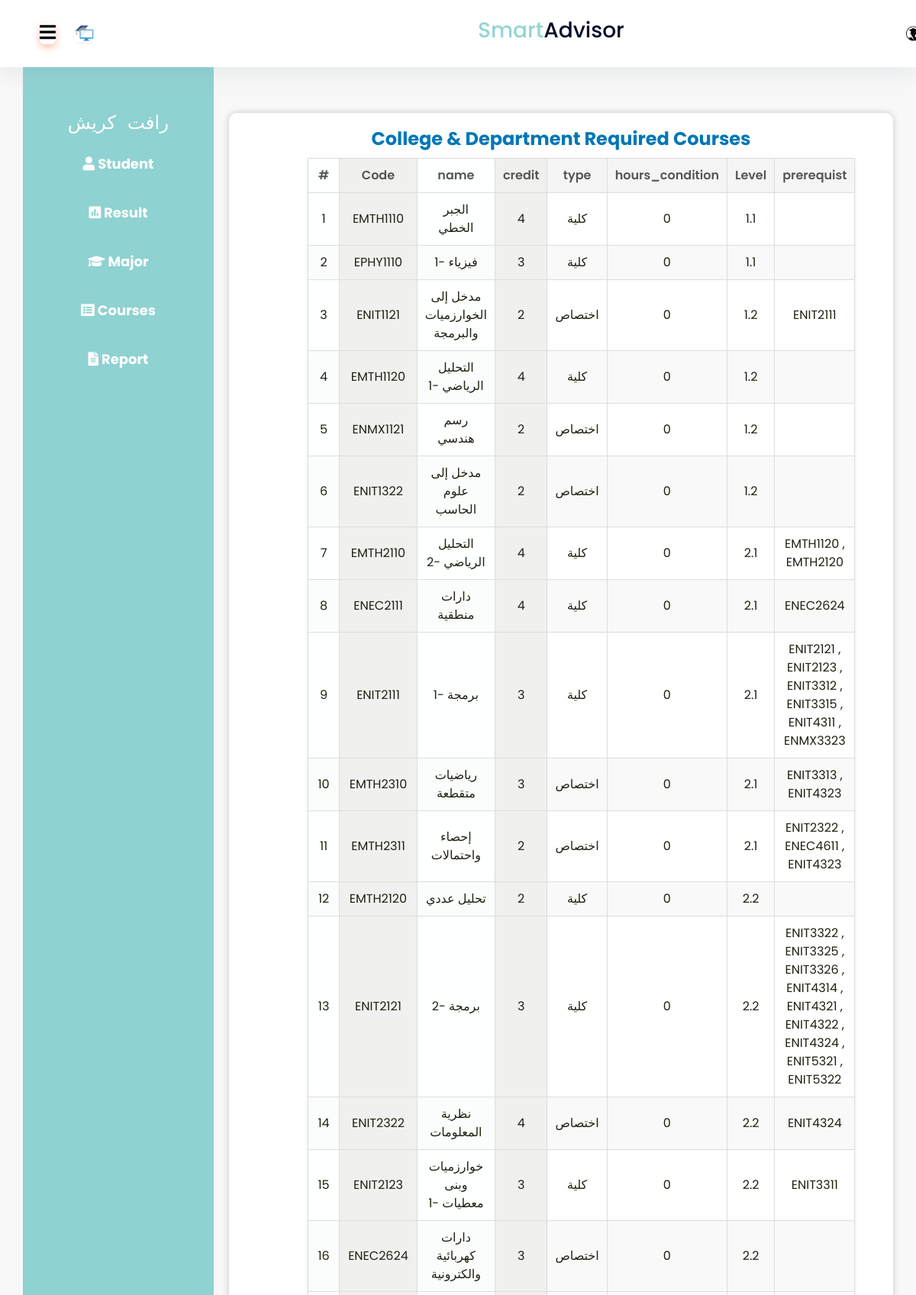
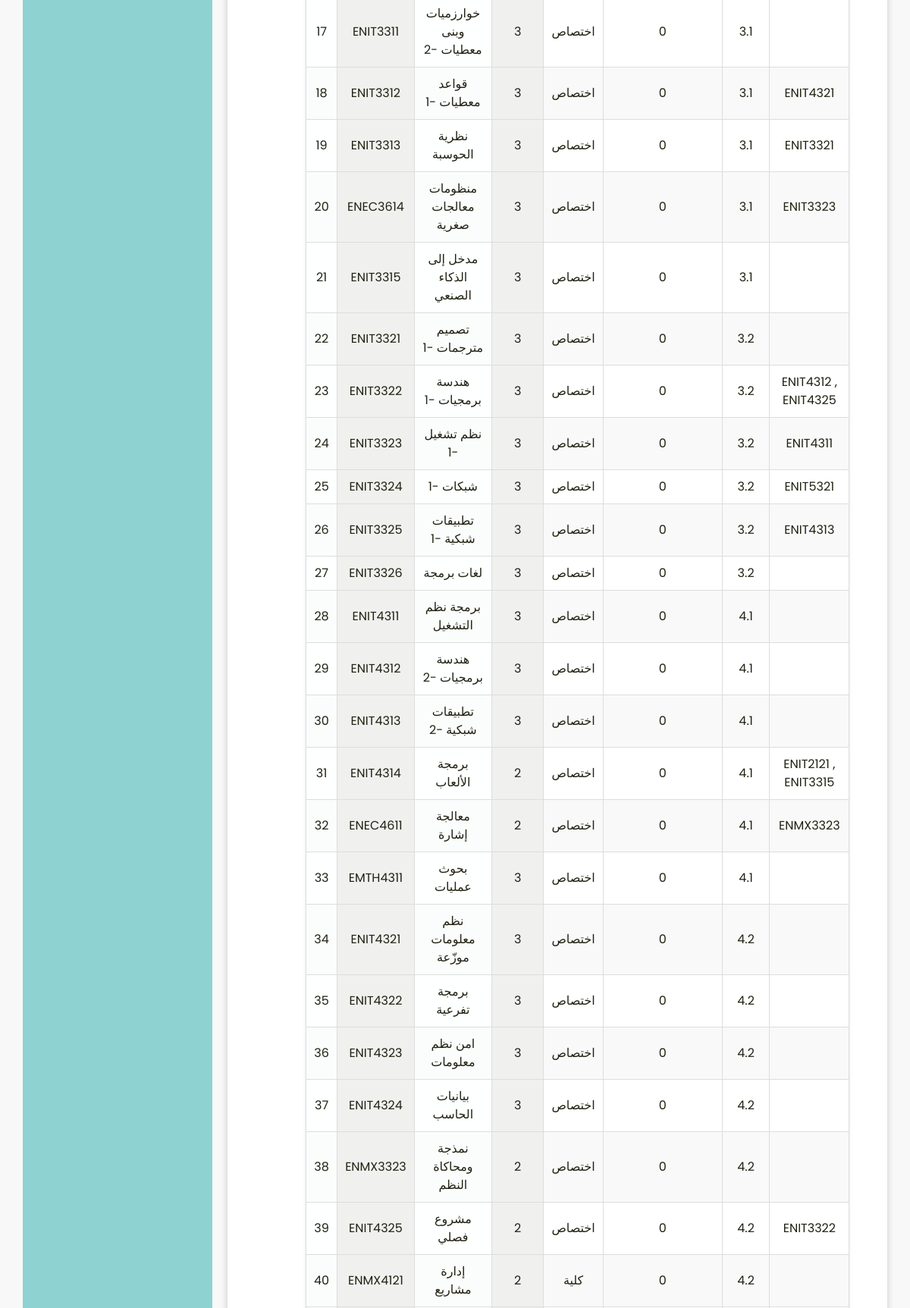
Page /allcourses/ (signed in, upper part) on the committed database (2 pictures, top to bottom).
### smartadvisor/models.py (models this page shows, shortened)
class Advisor (models.Model):
    user= models.OneToOneField(User,on_delete=models.CASCADE,null=False)
    name =  models.CharField(max_length=50)
    department = models.OneToOneField(Department , on_delete=models.CASCADE,null=True)
    def __str__(self) :
            return  str(self.name)

class Course(models.Model):
    name =models.CharField(max_length=50)
    code=models.CharField(max_length=20)
    level = models.ForeignKey(Level,on_delete=models.CASCADE,null=False)
    credit = models.CharField(max_length=10)
    is_reuqired = models.BooleanField(default=True) #ساعات مسجلة
    majors = models.ManyToManyField(Major)
    type = models.ForeignKey(Course_Type,on_delete=models.CASCADE,null=False)
    hours_condition= models.IntegerField(null=True,default=0)
    preRequst =models.ManyToManyField('self',blank=True, symmetrical=False)
    level2 = models.ForeignKey(level2,on_delete=models.CASCADE,null=True )

class Course_Type (models.Model):
    typeOfCourse =models.CharField(max_length=50)

class Level (models.Model):
    level =models.CharField(max_length=50)
    semester_name=models.ForeignKey(semester_name,on_delete=models.CASCADE,null=True)

### smartadvisor/views.py (the view)
# urls.py: path('allcourses/',allcourses , name='allcourses'),
@login_required(login_url='login')
def allcourses(request):
    courses_required = Course.objects.filter(is_reuqired=True)
    courses_not_required = Course.objects.filter(is_reuqired=False ,type=2)
    elective = Course.objects.filter(is_reuqired=False ,type=1)
    context={
        'courses_required':courses_required,
        'courses_not_required':courses_not_required,
        'elective':elective
    }
    return render (request,'allcourses/allcourses.html',context)

### smartadvisor/templates/allcourses/allcourses.html (shortened to what this page needs)
{% extends 'home/home.html'%}
{%load static%}
{% block content%}
<h1> college & department required courses </h1>
<div class="report-table-container">
    <table class="report-table">
        <thead>
            <tr><th>#</th>
                <th>Code</th>
                <th>name</th>
                <th>credit</th>
                <th>type</th>
                <th>hours_condition</th>
                <th>Level</th>
                <th>prerequist</th>
            </tr>
        </thead>
        <tbody>
            {% for course in courses_required %}
            <tr><td>{{forloop.counter}}</td>
                <td>{{course.code}}</td>
                <td>{{course.name}}</td>
                <td>{{course.credit}}</td>
                <td>{{course.type.typeOfCourse}}</td>
                <td>{{course.hours_condition}}</td>
                <td>{{course.level.level}}</td>
                <td>
                    {% for pre_course in course.preRequst.all %}
                        {{ pre_course.code }}
                        {% if not forloop.last %}, {% endif %}
                    {% endfor %}
                </td>
            </tr>
            {%endfor%}
        </tbody>
    </table>
    <br>
{% endblock content%}

### smartadvisor/templates/home/home.html (shortened to what this page needs)
{% extends 'index/index.html'%}
{% block pages%}
<div class="container mt-5">
    <div class="row">
        <div class="col-md-3" id="sidebar" class="custom-sidebar">
            <div class="user-info">
            </div>
            <div class="static-content">
            <ul type="circle">
                <ul><h3 class="Admin"><pre>   {{user.advisor}}   </pre></h3></ul>
                <li><a href="{% url 'students'%}"><i class="fas fa-user"></i> Student</a></li>
                <li><a href="{% url 'courses'%}"><i class="fas fa-poll"></i> Result</a></li>
                <li><a href="{% url 'major'%}"><i class="fas fa-graduation-cap"></i> Major</a></li>
                 <li><a href="{% url 'allcourses'%}"><i class="fas fa-list-alt"></i> Courses</a></li>
                 <li><a href="{% url 'report'%}"><i class="fas fa-file-alt"></i> Report</a></li>
              </ul>
            </div>
        </div>
        <div class="col-md-9" id="main-content">
            {% block content%}
            {% endblock content%}
            {% endblock pages%}

### static/css/test.css (style rules this page uses)
#sidebar { width:250px; background-color: #14a5a377; color: #fff; display: flex; flex-direction: column; align-items: center; justify-content: center; min-height: 100vh; transform: translateX(0); transition: transform 1s; top: 0; left: 0; bottom: 0; }
#sidebar ul { list-style: none; padding: 0; }
#sidebar li { margin-bottom: 20px; }
#sidebar a { text-decoration: none; color: #fff; font-size: 18px; font-weight: bold; text-align: center; display: block; padding: 10px 20px; transition: color 0.3s; }
#main-content { flex: 1; text-align: center; background-color: #fff; border-radius: 10px; box-shadow: 0 0 10px rgba(0, 0, 0, 0.2); padding: 20px; margin-top: 100px; margin-left: 20px; transition: margin-left 2s; width: 100%; }
.user-info { text-align: center; padding: 20px; }
.static-content { position: fixed; top: 100px; }

### static/css/stylenav.css (style rules this page uses)
body { font-family: 'Poppins', sans-serif; font-size: 16px; line-height: 24px; font-weight: 400; color: #212112; background-image: url('https://s3-us-west-2.amazonaws.com/s.cdpn.io/1462889/pat-back.svg'); background-position: center; background-repeat: repeat; background-size: 7%; background-color: #fff; overflow-x: hidden; transition: all 200ms linear; }
h1 { font-size: 48px; line-height: 1.2; font-weight: 700; color: #212112; text-align: center; }
* { margin: 0; padding: 0; box-sizing: border-box; }

### static/css/uni.css (style rules this page uses)
* { margin: 0; padding: 0; box-sizing: border-box; }
body { background-color: #f8f8f8; font-family: 'Poppins', sans-serif; font-size: 16px; line-height: 24px; font-weight: 400; color: #212112; overflow-x: hidden; transition: all 200ms linear; }
h1 { font-size: 48px; line-height: 1.2; font-weight: 700; color: #212112; margin-bottom: 20px; text-transform: capitalize; }

### static/css/table.css (style rules this page uses)
h1 { font-size: 24px; margin-bottom: 10px; color: #333; }
.report-table-container { margin: 0 auto; width: 80%; }
.report-table { width: 100%; border-collapse: collapse; background: #fff; box-shadow: 0px 2px 4px rgba(0, 0, 0, 0.1); }
.report-table th, .report-table td { padding: 10px; text-align: center; border: 1px solid #ddd; }
.report-table th { background: #f5f5f5; color: #555; font-weight: 600; }
.report-table tbody tr:nth-child(2n) { background: #f9f9f9; }
h1 { color: #0077b6; }
.report-table th:nth-child(1), .report-table td:nth-child(1) { background: rgba(252, 254, 255, 0.404); }
.report-table th:nth-child(2), .report-table td:nth-child(2) { background: rgb(240, 240, 239); }
.report-table th:nth-child(3), .report-table td:nth-child(3) { background: rgba(252, 254, 255, 0.404) ; }
.report-table th:nth-child(4), .report-table td:nth-child(4) { background: rgb(240, 240, 239);; }

### rows in the picture
Course: code "EMTH1110", name "الجبر الخطي", credit "4", type.typeOfCourse "كلية", hours_condition "0", level.level "1.1"
Course: code "EPHY1110", name "فيزياء -1", credit "3", type.typeOfCourse "كلية", hours_condition "0", level.level "1.1"
Course: code "ENIT1121", name "مدخل إلى الخوارزميات والبرمجة", credit "2", type.typeOfCourse "اختصاص", hours_condition "0", level.level "1.2"
Course: code "ENIT2111", name "برمجة -1", credit "3", type.typeOfCourse "كلية", hours_condition "0", level.level "2.1"
Course: code "EMTH1120", name "التحليل الرياضي -1", credit "4", type.typeOfCourse "كلية", hours_condition "0", level.level "1.2"
Course: code "ENMX1121", name "رسم هندسي", credit "2", type.typeOfCourse "اختصاص", hours_condition "0", level.level "1.2"
Course: code "ENIT1322", name "مدخل إلى علوم الحاسب", credit "2", type.typeOfCourse "اختصاص", hours_condition "0", level.level "1.2"
Course: code "EMTH2110", name "التحليل الرياضي -2", credit "4", type.typeOfCourse "كلية", hours_condition "0", level.level "2.1"
Course: code "EMTH2120", name "تحليل عددي", credit "2", type.typeOfCourse "كلية", hours_condition "0", level.level "2.2"
Course: code "ENEC2111", name "دارات منطقية", credit "4", type.typeOfCourse "كلية", hours_condition "0", level.level "2.1"
Course: code "ENEC2624", name "دارات كهربائية والكترونية", credit "3", type.typeOfCourse "اختصاص", hours_condition "0", level.level "2.2"
Course: code "ENIT2121", name "برمجة -2", credit "3", type.typeOfCourse "كلية", hours_condition "0", level.level "2.2"
Course: code "ENIT2123", name "خوارزميات وبنى معطيات -1", credit "3", type.typeOfCourse "كلية", hours_condition "0", level.level "2.2"
Course: code "ENIT3312", name "قواعد معطيات -1", credit "3", type.typeOfCourse "اختصاص", hours_condition "0", level.level "3.1"
Course: code "ENIT3315", name "مدخل إلى الذكاء الصنعي", credit "3", type.typeOfCourse "اختصاص", hours_condition "0", level.level "3.1"
Course: code "ENIT4311", name "برمجة نظم التشغيل", credit "3", type.typeOfCourse "اختصاص", hours_condition "0", level.level "4.1"
Course: code "ENMX3323", name "نمذجة ومحاكاة النظم", credit "2", type.typeOfCourse "اختصاص", hours_condition "0", level.level "4.2"
Course: code "EMTH2310", name "رياضيات متقطعة", credit "3", type.typeOfCourse "اختصاص", hours_condition "0", level.level "2.1"
Course: code "ENIT3313", name "نظرية الحوسبة", credit "3", type.typeOfCourse "اختصاص", hours_condition "0", level.level "3.1"
Course: code "ENIT4323", name "امن نظم معلومات", credit "3", type.typeOfCourse "اختصاص", hours_condition "0", level.level "4.2"
Course: code "EMTH2311", name "إحصاء واحتمالات", credit "2", type.typeOfCourse "اختصاص", hours_condition "0", level.level "2.1"
Course: code "ENIT2322", name "نظرية المعلومات", credit "4", type.typeOfCourse "اختصاص", hours_condition "0", level.level "2.2"
Course: code "ENEC4611", name "معالجة إشارة", credit "2", type.typeOfCourse "اختصاص", hours_condition "0", level.level "4.1"
Course: code "ENIT3322", name "هندسة برمجيات -1", credit "3", type.typeOfCourse "اختصاص", hours_condition "0", level.level "3.2"
Course: code "ENIT3325", name "تطبيقات شبكية -1", credit "3", type.typeOfCourse "اختصاص", hours_condition "0", level.level "3.2"
Course: code "ENIT3326", name "لغات برمجة", credit "3", type.typeOfCourse "اختصاص", hours_condition "0", level.level "3.2"
Course: code "ENIT4314", name "برمجة الألعاب", credit "2", type.typeOfCourse "اختصاص", hours_condition "0", level.level "4.1"
Course: code "ENIT4321", name "نظم معلومات موزّعة", credit "3", type.typeOfCourse "اختصاص", hours_condition "0", level.level "4.2"
Course: code "ENIT4322", name "برمجة تفرعية", credit "3", type.typeOfCourse "اختصاص", hours_condition "0", level.level "4.2"
Course: code "ENIT4324", name "بيانيات الحاسب", credit "3", type.typeOfCourse "اختصاص", hours_condition "0", level.level "4.2"
Course: code "ENIT5321"
Course: code "ENIT5322"
Course: code "ENIT3311", name "خوارزميات وبنى معطيات -2", credit "3", type.typeOfCourse "اختصاص", hours_condition "0", level.level "3.1"
Course: code "ENIT3321", name "تصميم مترجمات -1", credit "3", type.typeOfCourse "اختصاص", hours_condition "0", level.level "3.2"
Course: code "ENEC3614", name "منظومات معالجات صغرية", credit "3", type.typeOfCourse "اختصاص", hours_condition "0", level.level "3.1"
Course: code "ENIT3323", name "نظم تشغيل -1", credit "3", type.typeOfCourse "اختصاص", hours_condition "0", level.level "3.2"
Course: code "ENIT4312", name "هندسة برمجيات -2", credit "3", type.typeOfCourse "اختصاص", hours_condition "0", level.level "4.1"
Course: code "ENIT4325", name "مشروع فصلي", credit "2", type.typeOfCourse "اختصاص", hours_condition "0", level.level "4.2"
Course: code "ENIT3324", name "شبكات -1", credit "3", type.typeOfCourse "اختصاص", hours_condition "0", level.level "3.2"
Course: code "ENIT4313", name "تطبيقات شبكية -2", credit "3", type.typeOfCourse "اختصاص", hours_condition "0", level.level "4.1"
Course: code "EMTH4311", name "بحوث عمليات", credit "3", type.typeOfCourse "اختصاص", hours_condition "0", level.level "4.1"
Course: code "ENMX4121", name "إدارة مشاريع", credit "2", type.typeOfCourse "كلية", hours_condition "0", level.level "4.2"

### other values in the picture
{{ user.advisor }} "رافت كريش"
